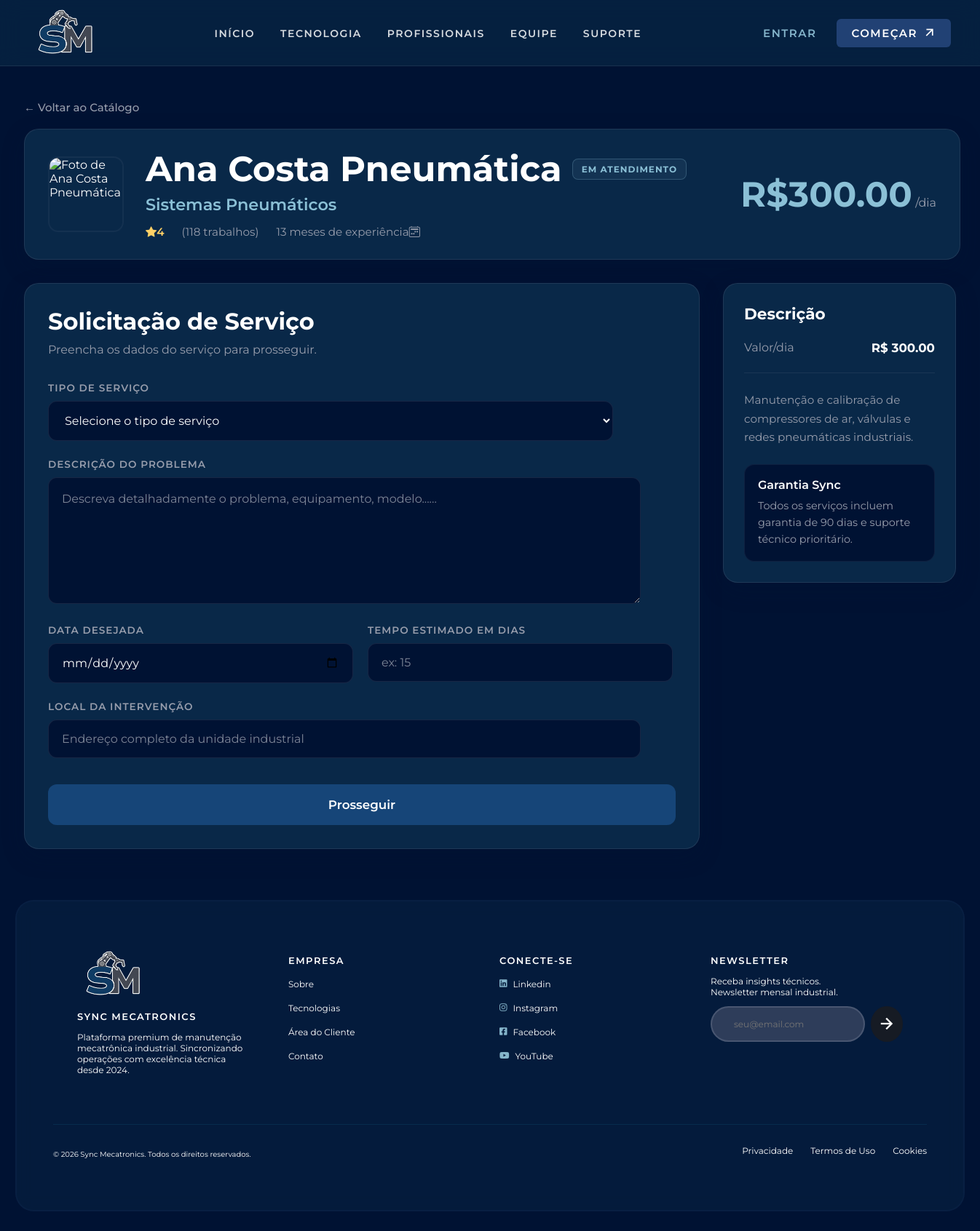
The app's page /contratar.php?id=4, older data.
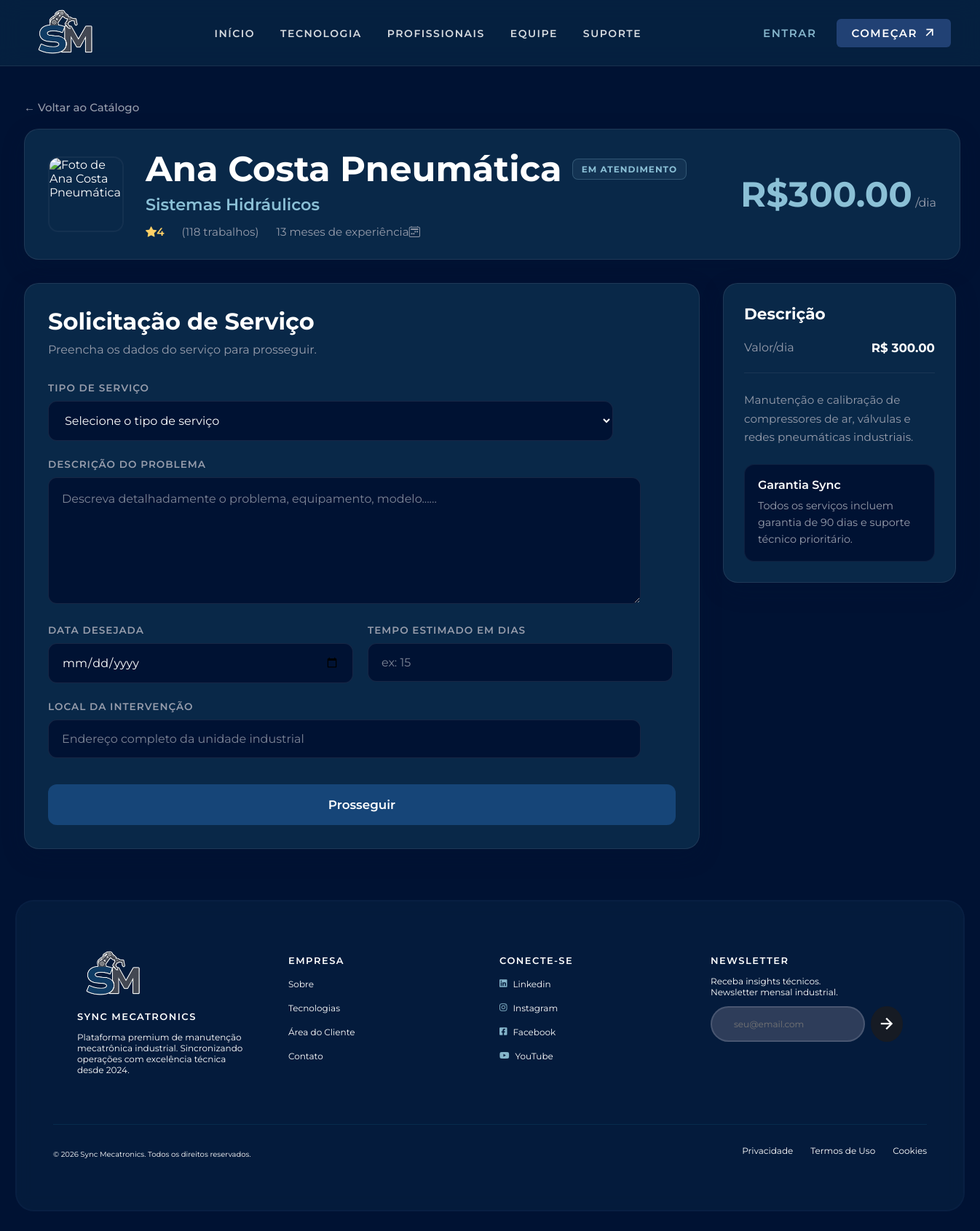
The same page, newer data.
### tables this page shows
CREATE TABLE IF NOT EXISTS usuarios (
        id_user INT AUTO_INCREMENT PRIMARY KEY,
        img_user VARCHAR(255),
        nome VARCHAR(100) NOT NULL,
        email VARCHAR(100) UNIQUE NOT NULL,
        senha VARCHAR(255) NOT NULL,
        telefone VARCHAR(20) NOT NULL,
        cpf_cnpj VARCHAR(20) UNIQUE NOT NULL,
        tipo ENUM ('PF', 'PJ') NOT NULL,
        categoria ENUM ('cliente', 'profissional', 'admin') NOT NULL,
        especialidade VARCHAR(100) NULL,
        status ENUM ('Disponível', 'Em Atendimento', 'Inativo') NULL,
        valor_dia DECIMAL(10,2) NULL,
        descricao_func TEXT NULL,
        notas INT NULL CHECK (notas BETWEEN 0 AND 5),
        data_cadastro DATE NOT NULL DEFAULT (CURRENT_DATE)
    );

### crud.php (called while the page is built, shortened)
<?php
try {
    function read($pdo, $table, $where = null) {
        $sql = "SELECT * FROM $table";
        if ($where) {
            $sql .= " WHERE $where";
        }
        $stmt = $pdo->query($sql);
        return $stmt->fetch(PDO::FETCH_ASSOC);
    }
} catch (PDOException $e) {
    die("Erro de conexão: " . $e->getMessage());
}

### contratar.php (the view, shortened to what the changed rows need)
<?php
require_once 'crud.php';
$idcard = intval($_GET['id']);
$profissional = read($pdo, 'usuarios', "id_user=$idcard");
    $meses = ($profissional['id_user'] * 3) % 60 + 1;
    $servicos = ($profissional['id_user'] * 17) % 500 + 50;
if (!empty($profissional['img_user']) && file_exists('./img/uploads/usuarios/profissionais/'. $profissional['img_user'])) {
    $foto = $profissional['img_user'];
} else {
    $foto = 'foto_default.png';
}
$trabalhos = 0;
$nt = $trabalhos + $servicos;
?>
<!DOCTYPE html>
<html lang="pt-br">
<head>
    <link rel="stylesheet" href="./css/contratar.css">
    <link rel="stylesheet" href="./css/partials.css">
    <link rel="stylesheet" href="https://cdn.jsdelivr.net/npm/bootstrap-icons@1.11.3/font/bootstrap-icons.min.css" />
</head>
<body>
    <?php require_once 'partials/header.php'; ?>
    <main>
        <section class="perfil-profissional">
            <?php
            echo '
                <div class="card-profissional">
                    <div class="foto-profissional">
                    <img src="./img/uploads/usuarios/profissionais/' . $foto . '"
                    alt="Foto de ' . $profissional['nome'] . '">
                    </div>
                    <div class="info-profissional">
                        <div class="topo-info">
                            <h1>' . $profissional['nome'] . '</h1>
                            <span class="disponibilidade">' . $profissional['status'] . '</span>
                        </div>
                        <h2>' . $profissional['especialidade'] . '</h2>
                        <div class="meta-info">
                            <span class="avaliacao"><i class="bi bi-star-fill"></i>' . $profissional['notas'] . '</span>
                            <span>('.$nt.' trabalhos)</span>
                            <span>'.$meses.' meses de experiência<i class="bi bi-calendar2-week"></i></span>
                        </div>
                    </div>
                    <div class="preco-servico">
                        <span class="valor">R$' . $profissional['valor_dia'] . '</span>
                        <span class="periodo">/dia</span>
                    </div>
                </div>
                ';
            ?>
        </section>
        <section class="solicitacao-container">
            <div class="formulario-card">
                <h2>Solicitação de Serviço</h2>
            </div>
            <?php
            echo '
                <div class="desc-card">
                    <h3>Descrição</h3>
                    <div class="linha-desc">
                        <span>Valor/dia</span>
                        <strong>R$ ' . $profissional['valor_dia'] . '</strong>
                    </div>
                    <hr>
                    <p class="texto-desc">
                       ' . $profissional['descricao_func'] . '
                    </p>
                    <div class="garantia-box">
                        <h4>Garantia Sync</h4>
                        <p>
                            Todos os serviços incluem garantia de 90 dias e suporte técnico prioritário.
                        </p>
                    </div>
                </div>
                ';
            ?>
        </section>
    </main>
</body>
</html>

Row changes from the older to the newer data that the page shows:
changed usuarios "Ana Costa Pneumática": especialidade "Sistemas Pneumáticos" → "Sistemas Hidráulicos"
